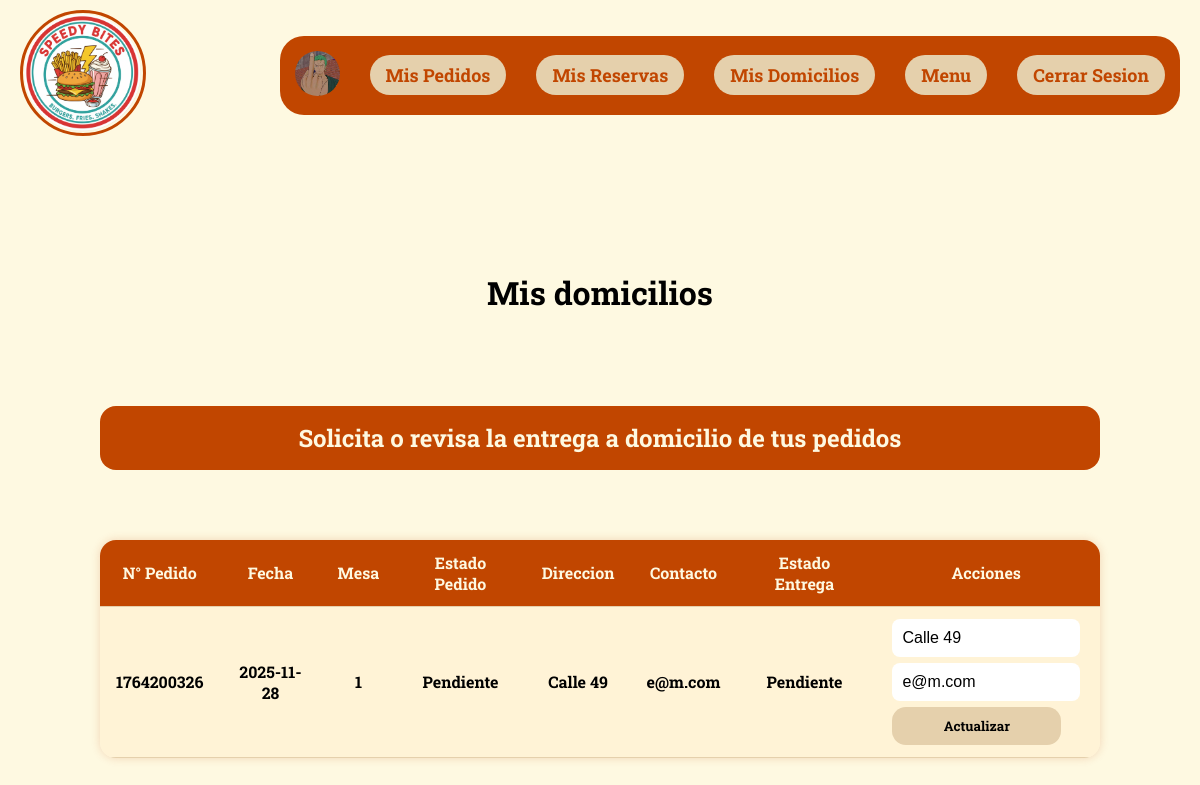
/Vista/html/domicilios.php (signed in), run on the app's committed database.
### tables this page shows
CREATE TABLE `pedidos` (
  `ID_P` int(5) NOT NULL,
  `NumeroPedido` int(11) DEFAULT NULL,
  `FechaPedido` date DEFAULT NULL,
  `CantidadPlatos` int(11) NOT NULL,
  `Estado` varchar(80) NOT NULL,
  `ID_Plato` int(11) DEFAULT NULL,
  `ID_User` int(11) DEFAULT NULL,
  `ID_Mesa` int(11) DEFAULT NULL
);

CREATE TABLE `mesas` (
  `ID_R` int(5) NOT NULL,
  `NumeroMesa` int(11) NOT NULL,
  `Capacidad` int(50) NOT NULL,
  `Ubicacion` varchar(255) NOT NULL,
  `Disponibilidad` tinyint(1) NOT NULL
);

CREATE TABLE `domicilios` (
  `ID_Domicilio` int(11) NOT NULL,
  `ID_Pedido` int(11) NOT NULL,
  `DireccionEntrega` varchar(255) NOT NULL,
  `ContactoEntrega` varchar(255) NOT NULL,
  `EstadoEntrega` varchar(50) NOT NULL DEFAULT 'Pendiente',
  `FechaCreacion` timestamp NOT NULL DEFAULT current_timestamp()
);

### Configuracion/conexion.php (called while the page is built, shortened)
<?php
class DB{
    private static $host = "localhost";
    private static $dbname = "resad";
    private static $username = "Adless";
    private static $password = "115";
    private static $charset = "utf8mb4";
    private static $pdo = null;
    public static function connect(){
        if(self::$pdo === null){
            try{
                $dn = "mysql:host=". self::$host.";dbname=". self::$dbname.";charset=".self::$charset;
                self::$pdo = new PDO($dn,self::$username,self::$password);
                self::$pdo->setAttribute(PDO::ATTR_ERRMODE, PDO::ERRMODE_EXCEPTION);
            }
            catch(PDOException $e){
                die("Error de conexion".$e -> getMessage());
            }
        }
        return self::$pdo;
    }
}
?>

### Modelo/ModeloPedidos.php (called while the page is built, shortened)
<?php
require_once(ROOT_PATH . 'Configuracion/conexion.php');
class Pedidos {
    public $db;
    public function __construct() {
        $this->db = DB::connect();
    }
    public function obtenerPedidosPorUsuario($id_user) {
        $sql = "SELECT
                    r.ID_P,
                    r.NumeroPedido,
                    r.FechaPedido,
                    r.Estado,
                    r.CantidadPlatos,
                    m.NumeroMesa,
                    p.NombrePlato
                FROM
                    pedidos r
                LEFT JOIN
                    mesas m ON r.ID_Mesa = m.ID_R
                LEFT JOIN
                    platos p ON r.ID_Plato = p.ID_Plato
                WHERE r.ID_User = ?";
        $stmt = $this->db->prepare($sql);
        $stmt->execute([$id_user]);
        return $stmt->fetchAll(PDO::FETCH_ASSOC);
    }
}

### Modelo/ModeloDomicilios.php (called while the page is built, shortened)
<?php
require_once ROOT_PATH . 'Configuracion/conexion.php';
class Domicilios {
    public $db;
    public function __construct() {
        $this->db = DB::connect();
    }
    public function obtenerPorPedido($idPedido) {
        $sql = "SELECT * FROM domicilios WHERE ID_Pedido = ?";
        $stmt = $this->db->prepare($sql);
        $stmt->execute([$idPedido]);
        return $stmt->fetch(PDO::FETCH_ASSOC);
    }
}

### Vista/html/domicilios.php (the view, shortened to what this page needs)
<?php
require_once '../../Modelo/ModeloDomicilios.php';
require_once '../../Modelo/ModeloPedidos.php';
$usuario = $_SESSION['usuario_logueado'];
$esAdmin = ($usuario['Rolusu'] ?? '') === 'Administrador';
$modelDomicilios = new Domicilios();
$modelPedidos = new Pedidos();
$domicilios = [];
$misPedidosAgrupados = [];
$domiciliosPorPedido = [];
if ($esAdmin) {
    $domicilios = $modelDomicilios->obtenerDomicilios() ?? [];
} else {
    $misPedidos = $modelPedidos->obtenerPedidosPorUsuario($usuario['ID_User']) ?? [];
    foreach ($misPedidos as $p) {
        $num = $p['NumeroPedido'] ?? $p['ID_P'];
        if (!isset($misPedidosAgrupados[$num])) {
            $misPedidosAgrupados[$num] = $p;
        }
        $domicilio = $modelDomicilios->obtenerPorPedido($p['ID_P']);
        if ($domicilio) {
            $domiciliosPorPedido[$p['ID_P']] = $domicilio;
        }
    }
}
?>
<!DOCTYPE html>
<html lang="es">
<head>
    <link href="../css/perfil.css" rel="stylesheet">
</head>
<body>
    <?php if ($esAdmin): ?>
        <nav>
            <ul>
                <li>
                    <a href="../../index.php">
                        <img src="../img/Logo.png" id="logo" alt="Logo">
                    </a>
                </li>
                <div id="navbotones">
                    <li>
                        <a href="./perfil.php">
                            <img id="fpp" src="../img/uP/<?= htmlspecialchars($usuario['ImagenPerfil'] ?? 'default.png') ?>" alt="Foto de perfil">
                        </a>
                    </li>
                    <li><a class="botonesnav" href="../../Controlador/usuarioController.php?action=cerrarSesion">Cerrar Sesion</a></li>
                </div>
            </ul>
        </nav>
    <?php else: ?>
        <nav>
            <ul>
                <li>
                    <a href="../../index.php">
                        <img src="../img/Logo.png" id="logo" alt="Logo">
                    </a>
                </li>
                <div id="navbotones">
                    <li>
                        <a href="./perfil.php">
                            <img id="fpp" src="../img/uP/<?= htmlspecialchars($usuario['ImagenPerfil'] ?? 'default.png') ?>" alt="Foto de perfil">
                        </a>
                    </li>
                    <li><a class="botonesnav" href="./pedidos.php">Mis Pedidos</a></li>
                    <li><a class="botonesnav" href="./reservas.php">Mis Reservas</a></li>
                    <li><a class="botonesnav" href="./Domicilios.php">Mis Domicilios</a></li>
                    <li><a class="botonesnav" href="./menu.php">Menu</a></li>
                    <li><a class="botonesnav" href="../../Controlador/usuarioController.php?action=cerrarSesion">Cerrar Sesion</a></li>
                </div>
            </ul>
        </nav>
    <?php endif; ?>
    <div class="Contenedor">
        <?php if ($esAdmin): ?>
            <div class="GesAdmin">
                <h1>Gestion de Domicilios</h1>
                <h2 class="Crear">Pedidos con entrega a domicilio</h2>
                <table>
                    <tr>
                        <th>N° Pedido</th>
                        <th>Fecha</th>
                        <th>Cliente</th>
                        <th>Direccion de entrega</th>
                        <th>Contacto</th>
                        <th>Estado</th>
                        <th>Acciones</th>
                    </tr>
                    <?php foreach ($domicilios as $d): ?>
                    <tr>
                        <td><?= htmlspecialchars($d['NumeroPedido'] ?? $d['ID_Pedido'] ?? 'N/A') ?></td>
                        <td><?= htmlspecialchars($d['FechaPedido'] ?? '') ?></td>
                        <td><?= htmlspecialchars(trim(($d['Nombre'] ?? '') . ' ' . ($d['Apellido'] ?? ''))) ?></td>
                        <td>
                            <form method="POST" action="../../Controlador/domicilioController.php?action=actualizar">
                                <input type="hidden" name="ID_Domicilio" value="<?= htmlspecialchars($d['ID_Domicilio']) ?>">
                                <input type="text" name="DireccionEntrega" value="<?= htmlspecialchars($d['DireccionEntrega'] ?? '') ?>" required>
                        </td>
                        <td>
                                <input type="text" name="ContactoEntrega" value="<?= htmlspecialchars($d['ContactoEntrega'] ?? '') ?>" required>
                        </td>
                        <td>
                                <select name="EstadoEntrega">
                                    <?php
                                        $estados = ['Pendiente', 'En camino', 'Entregado'];
                                        foreach ($estados as $estado):
                                    ?>
                                        <option value="<?= $estado ?>" <?= (($d['EstadoEntrega'] ?? 'Pendiente') === $estado) ? 'selected' : '' ?>>
                                            <?= $estado ?>
                                        </option>
                                    <?php endforeach; ?>
                                </select>
                        </td>
                        <td style="display: flex; gap: 8px; flex-wrap: wrap;">
                                <button id="btn" type="submit">Actualizar</button>
                            </form>
                            <form method="POST" action="../../Controlador/domicilioController.php?action=entregado">
                                <input type="hidden" name="ID_Domicilio" value="<?= htmlspecialchars($d['ID_Domicilio']) ?>">
                                <button id="btn" type="submit">Marcar entregado</button>
                            </form>
                        </td>
                    </tr>
                    <?php endforeach; ?>
                </table>
            </div>
        <?php else: ?>
            <div class="GesAdmin">
                <h1>Mis domicilios</h1>
                <h2 class="Crear">Solicita o revisa la entrega a domicilio de tus pedidos</h2>
                <?php if (empty($misPedidosAgrupados)): ?>
                    <p class="text">No tienes pedidos para gestionar domicilios.</p>
                <?php else: ?>
                    <table>
                        <tr>
                            <th>N° Pedido</th>
                            <th>Fecha</th>
                            <th>Mesa</th>
                            <th>Estado Pedido</th>
                            <th>Direccion</th>
                            <th>Contacto</th>
                            <th>Estado Entrega</th>
                            <th>Acciones</th>
                        </tr>
                        <?php foreach ($misPedidosAgrupados as $numPedido => $p):
                            $dom = $domiciliosPorPedido[$p['ID_P']] ?? null;
                        ?>
                        <tr>
                            <td><?= htmlspecialchars($numPedido) ?></td>
                            <td><?= htmlspecialchars($p['FechaPedido']) ?></td>
                            <td><?= htmlspecialchars($p['NumeroMesa'] ?? 'N/A') ?></td>
                            <td><?= htmlspecialchars($p['Estado'] ?? 'Pendiente') ?></td>
                            <td><?= htmlspecialchars($dom['DireccionEntrega'] ?? 'No asignada') ?></td>
                            <td><?= htmlspecialchars($dom['ContactoEntrega'] ?? 'No asignado') ?></td>
                            <td><?= htmlspecialchars($dom['EstadoEntrega'] ?? 'Pendiente') ?></td>
                            <td>
                                <form method="POST" action="../../Controlador/domicilioController.php?action=registrar" style="display: grid; gap: 6px;">
                                    <input type="text" name="DireccionEntrega" placeholder="Direccion de entrega" value="<?= htmlspecialchars($dom['DireccionEntrega'] ?? '') ?>" required>
                                    <input type="text" name="ContactoEntrega" placeholder="Contacto (tel/correo)" value="<?= htmlspecialchars($dom['ContactoEntrega'] ?? '') ?>" required>
                                    <button id="btn" type="submit"><?= $dom ? 'Actualizar' : 'Solicitar' ?></button>
                                </form>
                            </td>
                        </tr>
                        <?php endforeach; ?>
                    </table>
                <?php endif; ?>
            </div>
        <?php endif; ?>
    </div>
</body>
</html>

### Vista/css/perfil.css (style rules this page uses)
* { text-decoration: none; text-decoration-line: none; }
body { font-family: "Roboto Slab", serif; font-optical-sizing: auto; font-weight: bold; font-style: normal; background-color: #FEF9E1; margin: 0; padding: 0; width: 100%; }
nav { width: 100%; }
ul { list-style-type: none; display: flex; justify-content: space-between; align-items: center; padding: 10px 20px; margin: 0; }
#logo { width: 120px; border: #C14600 3px solid; border-radius: 100%; }
#navbotones { background-color: #C14600; display: flex; justify-content: center; align-items: center; gap: 30px; padding: 15px; border-radius: 24px; }
.botonesnav { display: block; color: #C14600; padding: 8px 16px; text-decoration: none; font-size: 18px; background-color: #E5D0AC; border-radius: 26px; transition: 0.2s ease-out; white-space: nowrap; }
.Contenedor { display: flex; margin-top: 30px; margin-bottom: 50px; flex-direction: column; align-items: center; text-align: center; justify-content: center; padding: 20px; }
#fpp { width: 45px; border-radius: 100%; }
.GesAdmin { margin-top: 50px; display: flex; align-items: center; justify-content: space-between; flex-direction: column; gap: 50px; }
.Crear, .Editar, .Reserva { background-color: #C14600; display: flex; flex-direction: row; width: 100%; border-radius: 16px; padding: 16px; color: #FEF9E1; align-items: center; justify-content: center; box-sizing: border-box; gap: 15px; }
input { width: 100%; padding: 10px; border: none; border-radius: 8px; box-sizing: border-box; font-size: 16px; }
#btn { padding: 10px; display: block; width: 90%; max-width: 200px; background-color: #E5D0AC; border-radius: 14px; border: none; font-family: "Roboto Slab", serif; font-optical-sizing: auto; font-weight: bold; font-style: normal; cursor: pointer; transition: 0.2s ease-out; text-align: center; }
table { width: 100%; max-width: 1000px; border-collapse: collapse; margin: 0 auto; font-family: "Roboto Slab", serif; background-color: #FEF9E1; box-shadow: 0 0 10px rgba(193, 70, 0, 0.2); border-radius: 16px; overflow: hidden; }
table th, table td { padding: 12px 16px; text-align: center; border-bottom: 1px solid #E5D0AC; }
table th { background-color: #C14600; color: #FEF9E1; font-weight: bold; font-size: 1em; }
table tr:nth-child(even) { background-color: #FFF3D6; }
table td form { display: inline-block; margin: 0 4px; }
table td button { padding: 6px 12px; background-color: #E5D0AC; border: none; border-radius: 10px; font-family: "Roboto Slab", serif; font-weight: bold; cursor: pointer; transition: background-color 0.2s ease-out; }

### data on the page
pedidos: numPedido "1764200326", FechaPedido "2025-11-28", ID_Mesa.NumeroMesa "1", Estado "Pendiente", ID_P.DireccionEntrega "Calle 49", ID_P.ContactoEntrega "e@m.com", ID_P.EstadoEntrega "Pendiente", DireccionEntrega "Calle 49", ContactoEntrega "e@m.com", shows "Actualizar"
